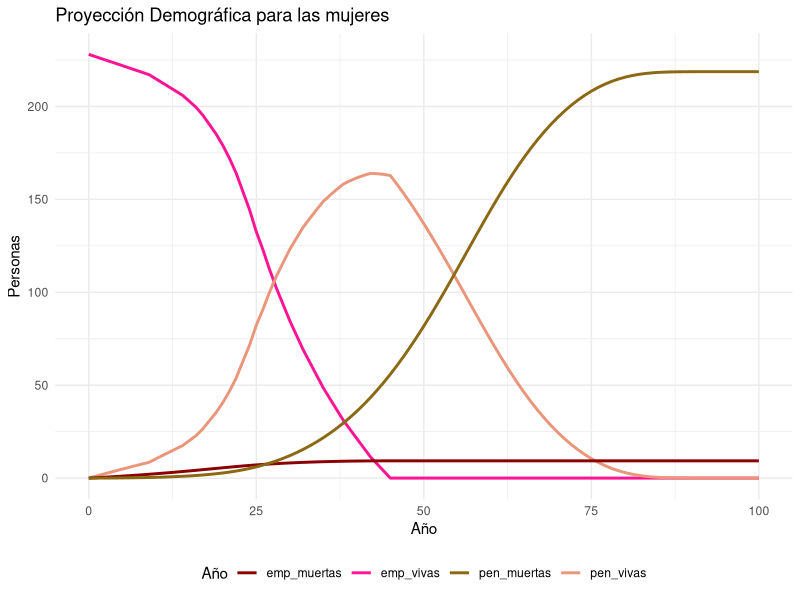
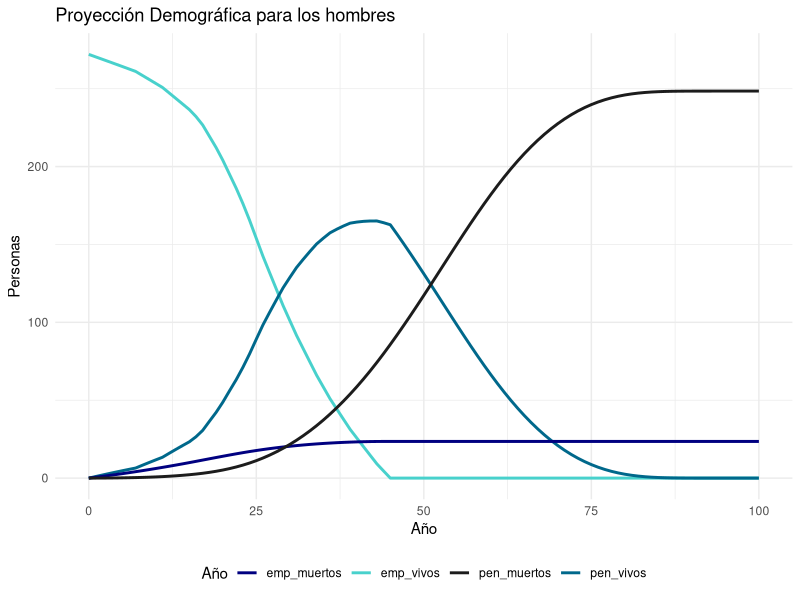
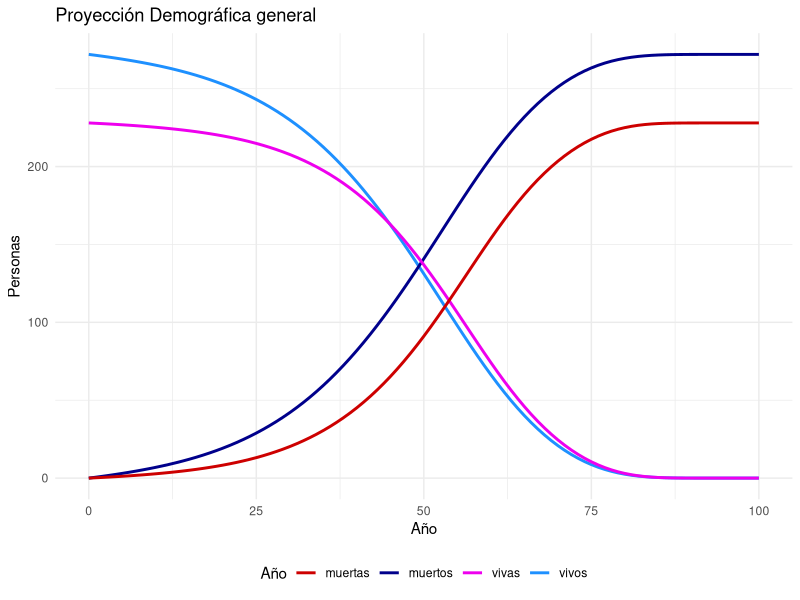

Source code (R) for these figures, in order:
## ---- chunk 1
library(readxl)
library(tidyverse)
ABC <- read_excel("Base de datos.xlsx")
SUPEN <- read_excel("tavid2000-2150.xls")
SUPEN_num <- as.data.frame(lapply(SUPEN, as.numeric), stringsAsFactors = FALSE)
## ---- chunk 2
ABC$Edad = 2023 - as.double(format(ABC$`Fecha de nacimiento`, format="%Y"))
ABC[ABC$Sexo == 'M',]$Sexo <- '1'
ABC[ABC$Sexo == 'F',]$Sexo <- '2'
ABC$Sexo <- as.double(ABC$Sexo) 
## ---- chunk 3
get_qx <- function(df_obs, df_prob){
  c <- 1
  all_qx = list()
  for (i in 1:length(df_obs[[1]])){
    x <- df_obs$Edad[i]
    if(i != 1) {
      if((df_obs$Edad[i-1] == x) & (df_obs$Sexo[i] == df_obs$Sexo[i-1])){
        
        all_qx[c] <- all_qx[c-1]
        c <- c+1
        next
      }
    } 
    y <- 2023
    df <- df_prob[df_prob$sex == df_obs$Sexo[i],]
    local_qx <- list()
    n <- 1
    while (any(df$edad == x & df$year == y)) {
      # Filtrar datos por edad y año actual 
      qx <- df[df$edad == x & df$year == y , ]$qx
      local_qx[n] <- 1 - qx
      n <- n + 1
      x <- x + 1
      y <- y + 1
    }
    all_qx[[c]] <- list()
    all_qx[[c]][[1]] <- local_qx
    all_qx[[c]][[2]] <- df_obs$Sexo[i] 
    all_qx[[c]][[3]] <- df_obs$Edad[i] 
    c <- c+1
  }
  return(all_qx)
}
## ---- chunk 4
t <- proc.time()
qx <- get_qx(ABC, SUPEN_num)
proc.time() - t
## ---- chunk 5
proy_per_viva <- data.frame(edad = 0:100, poblacionM = numeric(101), poblacionH = numeric(101))
proy_per_viva$poblacionH[1] = 272
proy_per_viva$poblacionM[1] = 228

proy_viva <- function(qx, df){
  acumH <- numeric(272) + 1
  acumM <- numeric(228) + 1
  for (i in 1:100){
    m <- 0
    h <- 0
    for (c in 1:500){
      if(qx[[c]][[2]] == 1){
        h <- h + 1
        if(i > length(qx[[c]][[1]])){
          next
        }        
        acumH[h] <- acumH[h]*qx[[c]][[1]][[i]]
      } else {
        m <- m +1
        if(i > length(qx[[c]][[1]])){
          next
        }         
        acumM[m] <- acumM[m]*qx[[c]][[1]][[i]]
      }
    }
    df$poblacionH[i+1] <- sum(acumH)
    df$poblacionM[i+1] <- sum(acumM)
  }
  return(df)
}

proy_per_viva <- proy_viva(qx, proy_per_viva)
proy_per_viva$poblacionM <- round(proy_per_viva$poblacionM, 8)
proy_per_viva$poblacionH <- round(proy_per_viva$poblacionH, 8)
## ---- chunk 6
proy_per_muerta <- proy_per_viva
proy_per_muerta$poblacionM <- 228 - proy_per_muerta$poblacionM
proy_per_muerta$poblacionH <- 272 - proy_per_muerta$poblacionH
## ---- chunk 7
proy_emp_viva <- data.frame(edad = 0:100, poblacionM = numeric(101), poblacionH = numeric(101))
proy_emp_viva$poblacionH[1] = 272
proy_emp_viva$poblacionM[1] = 228

proy_emp_vivos <- function(qx, df){
  acumH <- numeric(272) + 1
  acumM <- numeric(228) + 1
  for (i in 1:100){
    m <- 0
    h <- 0
    for (c in 1:500){
      if(qx[[c]][[2]] == 1){
        h <- h + 1
        if(i > length(qx[[c]][[1]])){
          next
        }
        if(65 <= qx[[c]][[3]] + i){
          acumH[h] <- 0
          next
        }        
        acumH[h] <- acumH[h]*qx[[c]][[1]][[i]]
      } else {
        m <- m +1
        if(i > length(qx[[c]][[1]])){
          next
        }     
        if(65 <= qx[[c]][[3]] + i){
          acumM[m] <- 0
          next
        } 
        acumM[m] <- acumM[m]*qx[[c]][[1]][[i]]
      }
    }
    df$poblacionH[i+1] <- sum(acumH)
    df$poblacionM[i+1] <- sum(acumM)
  }
  return(df)
}

proy_emp_viva <- proy_emp_vivos(qx, proy_emp_viva)
proy_emp_viva$poblacionM <- round(proy_emp_viva$poblacionM, 8)
proy_emp_viva$poblacionH <- round(proy_emp_viva$poblacionH, 8)
## ---- chunk 8
proy_pen_viva <- data.frame(edad = 0:100, poblacionM = numeric(101), poblacionH = numeric(101))
proy_pen_vivos <- function(qx, df){
  acumH <- numeric(272) + 1
  acumM <- numeric(228) + 1
  for (i in 1:100){
    m <- 0
    h <- 0
    penH <- numeric(272)
    penM <- numeric(228)
    for (c in 1:500){
      if(qx[[c]][[2]] == 1){
        h <- h + 1
        if(i > length(qx[[c]][[1]])){
          next
        }
        if(65 <= qx[[c]][[3]] + i){
          penH[h] <- 1
        }        
        acumH[h] <- acumH[h]*qx[[c]][[1]][[i]]
        penH[h] <- penH[h] * acumH[h]
      } else {
        m <- m +1
        if(i > length(qx[[c]][[1]])){
          next
        }     
        if(65 <= qx[[c]][[3]] + i){
          penM[m] <- 1
        } 
        acumM[m] <- acumM[m]*qx[[c]][[1]][[i]]
        penM[m] <- penM[m]*acumM[m]
      }
    }
    df$poblacionH[i+1] <- sum(penH)
    df$poblacionM[i+1] <- sum(penM)
  }
  return(df)
}
proy_pen_viva <- proy_pen_vivos(qx, proy_pen_viva)
proy_pen_viva$poblacionM <- round(proy_pen_viva$poblacionM, 8)
proy_pen_viva$poblacionH <- round(proy_pen_viva$poblacionH, 8)
## ---- chunk 9
proy_emp_muerta <- data.frame(edad = 0:100, poblacionM = numeric(101), poblacionH = numeric(101))

proy_emp_dead <- function(qx, df){
  acumH <- numeric(272) + 1
  acumM <- numeric(228) + 1
  for (i in 1:100){
    m <- 0
    h <- 0
    localH <- numeric(272)
    localM <- numeric(228)
    for (c in 1:500){
      if(qx[[c]][[2]] == 1){
        h <- h + 1
        if(i > length(qx[[c]][[1]])){
          next
        }
        if(65 <= qx[[c]][[3]] + i){
          acumH[h] <- 0
          next
        }        
        localH[h] <- acumH[h]*(1 - qx[[c]][[1]][[i]])
        acumH[h] <- acumH[h]*qx[[c]][[1]][[i]]
      } else {
        m <- m +1
        if(i > length(qx[[c]][[1]])){
          next
        }     
        if(65 <= qx[[c]][[3]] + i){
          acumM[m] <- 0
          next
        } 
        localM[m] <- acumM[m]*(1 - qx[[c]][[1]][[i]])
        acumM[m] <- acumM[m]*qx[[c]][[1]][[i]]
      }
    }
    df$poblacionH[i+1] <- sum(localH) + df$poblacionH[i]
    df$poblacionM[i+1] <- sum(localM) + df$poblacionM[i]
  }
  return(df)
}

proy_emp_muerta <- proy_emp_dead(qx, proy_emp_muerta)
proy_emp_muerta$poblacionM <- round(proy_emp_muerta$poblacionM, 8)
proy_emp_muerta$poblacionH <- round(proy_emp_muerta$poblacionH, 8)
## ---- chunk 10
proy_pen_muerta <- data.frame(edad = 0:100, poblacionM = numeric(101), poblacionH = numeric(101))
proy_pen_dead <- function(qx, df){
  acumH <- numeric(272) + 1
  acumM <- numeric(228) + 1
  for (i in 1:100){
    m <- 0
    h <- 0
    penH <- numeric(272)
    penM <- numeric(228)
    for (c in 1:500){
      if(qx[[c]][[2]] == 1){
        h <- h + 1
        if(i > length(qx[[c]][[1]])){
          next
        }
        if(65 <= qx[[c]][[3]] + i){
          penH[h] <- 1
        }        
        penH[h] <- penH[h] * acumH[h] *(1 - qx[[c]][[1]][[i]])
        acumH[h] <- acumH[h]*qx[[c]][[1]][[i]]
      } else {
        m <- m +1
        if(i > length(qx[[c]][[1]])){
          next
        }     
        if(65 <= qx[[c]][[3]] + i){
          penM[m] <- 1
        } 
        penM[m] <- penM[m]*acumM[m]*(1-qx[[c]][[1]][[i]])
        acumM[m] <- acumM[m]*qx[[c]][[1]][[i]]
      }
    }
    df$poblacionH[i+1] <- sum(penH) + df$poblacionH[i]
    df$poblacionM[i+1] <- sum(penM) + df$poblacionM[i]
  }
  return(df)
}
proy_pen_muerta <- proy_pen_dead(qx, proy_pen_muerta)
proy_pen_muerta$poblacionM <- round(proy_pen_muerta$poblacionM, 8)
proy_pen_muerta$poblacionH <- round(proy_pen_muerta$poblacionH, 8)
## ---- chunk 11
proy_mujeres <- data.frame(
  edad = 0:100,
  proy_vivas = proy_per_viva$poblacionM,
  proy_muertas = proy_per_muerta$poblacionM,
  proy_emp_vivas = proy_emp_viva$poblacionM,
  proy_pen_vivas = proy_pen_viva$poblacionM,
  proy_emp_muertas = proy_emp_muerta$poblacionM,
  proy_pen_muertas = proy_pen_muerta$poblacionM
)
## ---- chunk 12
library(ggplot2)
ggplot() +
  geom_line(data = proy_mujeres,
            aes(x = edad, y = proy_emp_vivas, color = "emp_vivas"),
            size = 1) +
  geom_line(data = proy_mujeres,
            aes(x = edad, y = proy_pen_vivas, color = "pen_vivas"),
            size = 1) +
  geom_line(
    data = proy_mujeres,
    aes(x = edad, y = proy_emp_muertas, color = "emp_muertas"),
    size = 1
  ) +
  geom_line(
    data = proy_mujeres,
    aes(x = edad, y = proy_pen_muertas, color = "pen_muertas"),
    size = 1
  ) +
  scale_color_manual(
    values = c(
      "emp_vivas" = "deeppink1",
      "pen_vivas" = "darksalmon",
      "emp_muertas" = "darkred",
      "pen_muertas" = "goldenrod4"
    )
  ) +
  labs(
    x = "Año",
    y = "Personas",
    title = "Proyección Demográfica para las mujeres",
    color = "Año"
  ) +
  theme_minimal() +
  theme(legend.position = 'bottom')
## ---- chunk 13
proy_hombres <- data.frame(
  edad = 0:100,
  proy_vivos = proy_per_viva$poblacionH,
  proy_muertos = proy_per_muerta$poblacionH,
  proy_emp_vivos = proy_emp_viva$poblacionH,
  proy_pen_vivos = proy_pen_viva$poblacionH,
  proy_emp_muertos = proy_emp_muerta$poblacionH,
  proy_pen_muertos = proy_pen_muerta$poblacionH
)
## ---- chunk 14
library(ggplot2)
ggplot() +
  geom_line(data = proy_hombres,
            aes(x = edad, y = proy_emp_vivos, color = "emp_vivos"),
            size = 1) +
  geom_line(data = proy_hombres,
            aes(x = edad, y = proy_pen_vivos, color = "pen_vivos"),
            size = 1) +
  geom_line(
    data = proy_hombres,
    aes(x = edad, y = proy_emp_muertos, color = "emp_muertos"),
    size = 1
  ) +
  geom_line(
    data = proy_hombres,
    aes(x = edad, y = proy_pen_muertos, color = "pen_muertos"),
    size = 1
  ) +
  scale_color_manual(
    values = c(
      "emp_vivos" = "mediumturquoise",
      "pen_vivos" = "deepskyblue4",
      "emp_muertos" = "navy",
      "pen_muertos" = "gray11"
    )
  ) +
  labs(
    x = "Año",
    y = "Personas",
    title = "Proyección Demográfica para los hombres",
    color = "Año"
  ) +
  theme_minimal() +
  theme(legend.position = 'bottom')
## ---- chunk 15
library(ggplot2)
ggplot() +
  geom_line(data = proy_hombres,
            aes(x = edad, y = proy_vivos, color = "vivos"),
            size = 1) +
  geom_line(data = proy_hombres,
            aes(x = edad, y = proy_muertos, color = "muertos"),
            size = 1) +
  geom_line(
    data = proy_mujeres,
    aes(x = edad, y = proy_vivas, color = "vivas"),
    size = 1
  ) +
  geom_line(
    data = proy_mujeres,
    aes(x = edad, y = proy_muertas, color = "muertas"),
    size = 1
  ) +
  scale_color_manual(
    values = c(
      "vivos" = "dodgerblue1",
      "muertos" = "darkblue",
      "vivas" = "magenta2",
      "muertas" = "red3"
    )
  ) +
  labs(
    x = "Año",
    y = "Personas",
    title = "Proyección Demográfica general",
    color = "Año"
  ) +
  theme_minimal() +
  theme(legend.position = 'bottom')
## ---- chunk 16
# proy_hombres$suma = proy_hombres$proy_emp_vivos + 
#   proy_hombres$proy_pen_vivos + 
#   proy_hombres$proy_emp_muertos +
#   proy_hombres$proy_pen_muertos
# 
# proy_mujeres$suma = proy_mujeres$proy_emp_vivas + 
#   proy_mujeres$proy_pen_vivas + 
#   proy_mujeres$proy_emp_muertas +
#   proy_mujeres$proy_pen_muertas

## ---- chunk 17
# rm(proy_emp_muerta)
# rm(proy_per_viva)
# rm(proy_per_muerta)
# rm(proy_emp_viva)
# rm(proy_pen_viva)
# rm(proy_pen_muerta)
# rm(t)
# rm(proy_emp_dead)
# rm(proy_viva)
# rm(proy_pen_vivos)
# rm(proy_pen_dead)
# rm(get_qx)
# rm(proy_emp_vivos)
## ---- chunk 18
proy_ben_emp <- function(df){
  col <- df[[6]]
  for (i in 1:100){
    col[102-i] <- (col[102-i] - col[101-i])*5000000*(1.03/1.07)^(100-i)
    # se hace el supuesto que empieza a inflarse el monto después del primer pago
  }
  return(col)
}
## ---- chunk 19
proy_hombres$proy_ben_emp <- round(proy_ben_emp(proy_hombres),2)
proy_mujeres$proy_ben_emp <- round(proy_ben_emp(proy_mujeres),2)
## ---- chunk 20
proy_ben_pen <- function(df){
  col <- df[[7]]
  for (i in 1:100){
    col[102-i] <- (col[102-i] - col[101-i])*1000000*(1.03/1.07)^(100-i)
    # se hace el supuesto que empieza a inflarse el monto después del primer pago
  }
  return(col)
}
## ---- chunk 21
proy_hombres$proy_ben_pen <- round(proy_ben_pen(proy_hombres),2)
proy_mujeres$proy_ben_pen <- round(proy_ben_pen(proy_mujeres),2)
## ---- chunk 22
proy_ben_ann <- function(df){
  col <- df[[5]]
  interes <- 1.07^(1/12) - 1
  # se hace el supuesto que paga la primera pensión al final de mes 
  VP_ann <- 300000*(1-(1/1.07))/interes
  VP_agui <- 150000*(1-(1/1.07))/(1.07^(1/2) - 1)
  VP <- VP_ann + VP_agui
  for (i in 1:100){
    col[i+1] <- col[i+1]*VP*(1.03/1.07)^(i-1)
  }
  return(col)
}
## ---- chunk 23
proy_hombres$proy_ben_ann <- round(proy_ben_ann(proy_hombres),2)
proy_mujeres$proy_ben_ann <- round(proy_ben_ann(proy_mujeres),2)
## ---- chunk 24
suma_vp_h <- sum(proy_hombres$proy_ben_ann) + 
  sum(proy_hombres$proy_ben_emp) + 
  sum(proy_hombres$proy_ben_pen)

suma_vp_m <- sum(proy_mujeres$proy_ben_ann) + 
  sum(proy_mujeres$proy_ben_emp) + 
  sum(proy_mujeres$proy_ben_pen)
## ---- chunk 25
EdadesH <- ABC[ABC$Sexo == 1,] %>% count(Edad)
EdadesM <- ABC[ABC$Sexo == 2,] %>% count(Edad)
